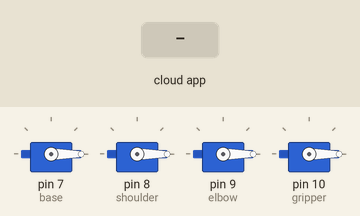
Simulated run of this sketch. Board: Arduino Uno, built with avr-gcc and run on an emulated ATmega328P. Shown: 4 × servo. The test bench sets the inputs (shaded band). The ROS host is connected and sends only what is stated.

Above: at 1.2 s.
1.3 s: the phone or cloud app sets servo_gripper to 45
At 1.9 s:
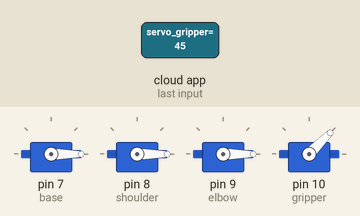
3.1 s: the phone or cloud app sets servo_gripper to 90
At 3.8 s:
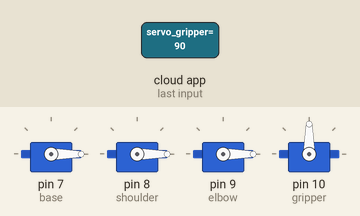
4.9 s: the phone or cloud app sets servo_gripper to 180
At 5.6 s:
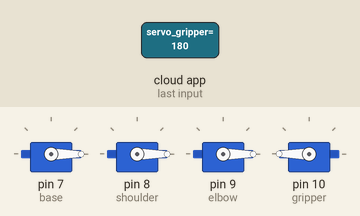
6.7 s: the phone or cloud app sets servo_gripper to 0
At 7.4 s:
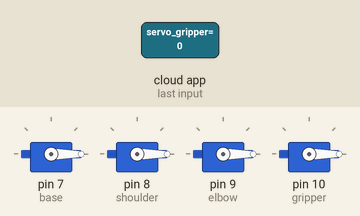
Timing chart, 0 to 9.5 s (numbered marks = the images above; inputs shaded):
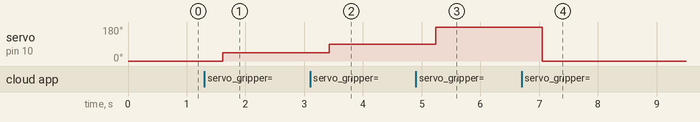

Measured:
- after the input at 1.3 s, servo on pin 10 (gripper): 0° → 45° after 0.31 s
- after the input at 3.1 s, servo on pin 10 (gripper): 45° → 90° after 0.33 s
- after the input at 4.9 s, servo on pin 10 (gripper): 90° → 180° after 0.34 s
- after the input at 6.7 s, servo on pin 10 (gripper): 180° → 0° after 0.35 s

The sketch:

me_arm_anas.ino
```cpp
#include <ros.h>
#include <sensor_msgs/Imu.h>
#include <std_msgs/String.h>
#include <std_msgs/Int16.h>
#include<geometry_msgs/Vector3.h>
#include <Servo.h>

ros::NodeHandle nh;
geometry_msgs::Vector3 rec;
std_msgs::Int16 gri;

int servo_base;
  int servo_shoulder;
  int servo_elbow;
  int servo_gripper;

void servomsg(const geometry_msgs::Vector3& theta){
  int servo_base= theta.x;
  int servo_shoulder= theta.y;
  int servo_elbow=theta.z;
  rec.x=theta.x;
rec.y=theta.y;
rec.z=theta.z;
}
void grippermsg(const std_msgs::Int16& gripper){
 servo_gripper= gripper.data;
 gri.data=gripper.data;

}

ros::Subscriber<geometry_msgs::Vector3> joint_move("/servo_joints", &servomsg);
ros::Subscriber<std_msgs::Int16> gripper_move("/servo_gripper", &grippermsg);
ros::Publisher getreadings("getreadings",&rec);
ros::Publisher gripper_reading("/gripper_read",&gri);


Servo base;
Servo shoulder;
Servo elbow;
Servo gripper;

int min_base = 120; //------
int min_shoulder = 70; //--------
int min_elbow = 140; //-------
int min_gripper = 50;

int max_base = 10; //------
int max_shoulder = 135;
int max_elbow = 100; //----------
int max_gripper = 90;

int home_base = 60; //-----
int home_shoulder = 90; //------
int home_elbow = 140; //--------


void setup() {
Serial.begin(57600);
  //Servo pins 7 8 9 10
  base.attach(7);
  shoulder.attach(8);
  elbow.attach(9);
  gripper.attach(10);

  nh.initNode();
  nh.advertise(getreadings);
  nh.advertise(gripper_reading);
  nh.subscribe(joint_move);
  nh.subscribe(gripper_move);

}

void loop() {
   shoulder.write(rec.y);
  elbow.write(rec.z);
  base.write(rec.x);
  gripper.write(gri.data);


  getreadings.publish(&rec);
  gripper_reading.publish(&gri);
  // shoulder.write(min_shoulder);
  //elbow.write(min_elbow);
  //base.write(min_base);
  //gripper.write(min_gripper);
  // delay(6000);

  //shoulder.write(home_shoulder);
  //elbow.write(home_elbow);
  //base.write(home_base);
  //gripper.write(min_gripper);

  //shoulder.write(max_shoulder);
  // elbow.write(max_elbow);
  // base.write(max_base);
  // gripper.write(max_gripper);
  // delay(3000);
nh.spinOnce();
delay(200);

}
```
